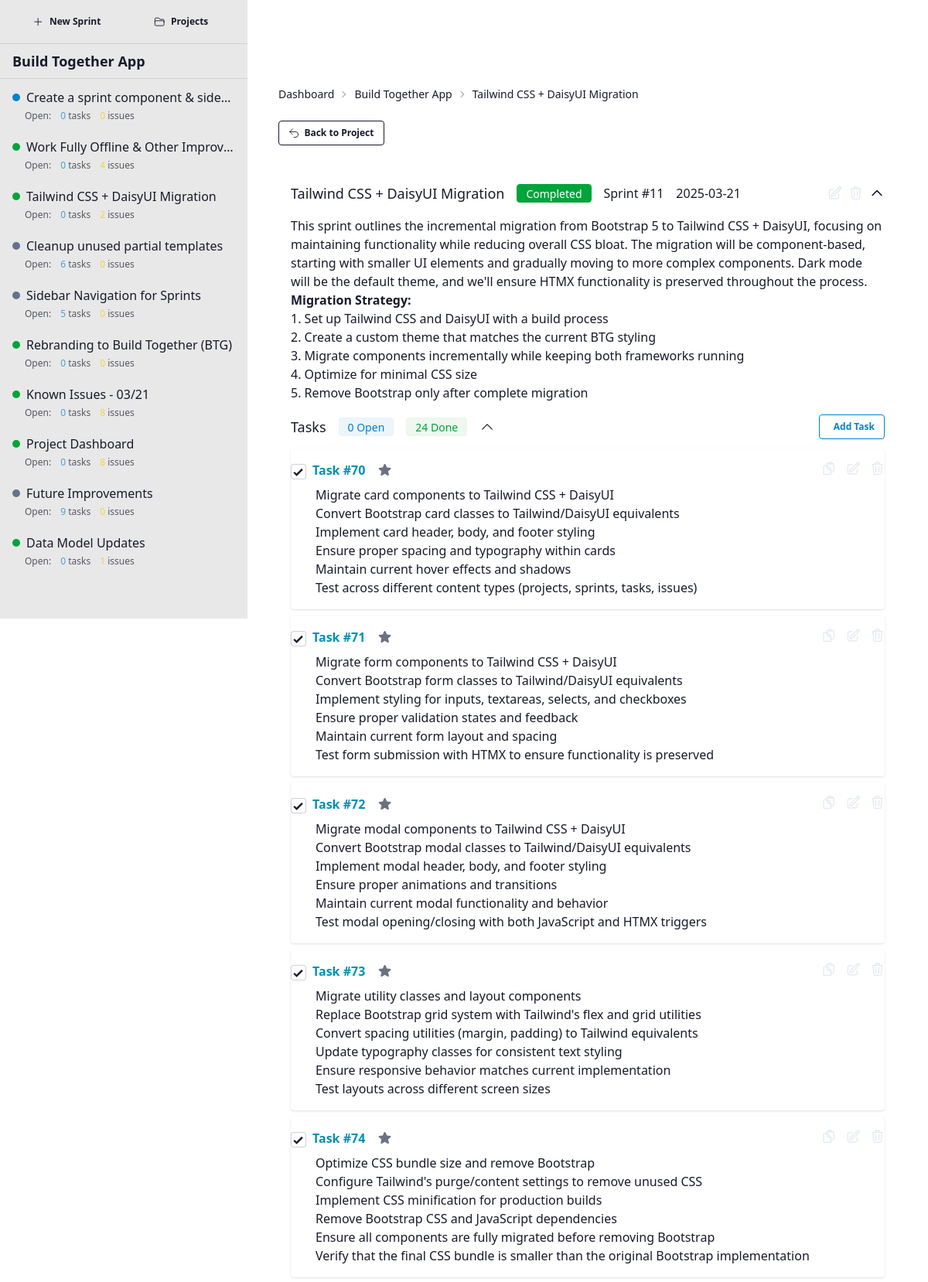
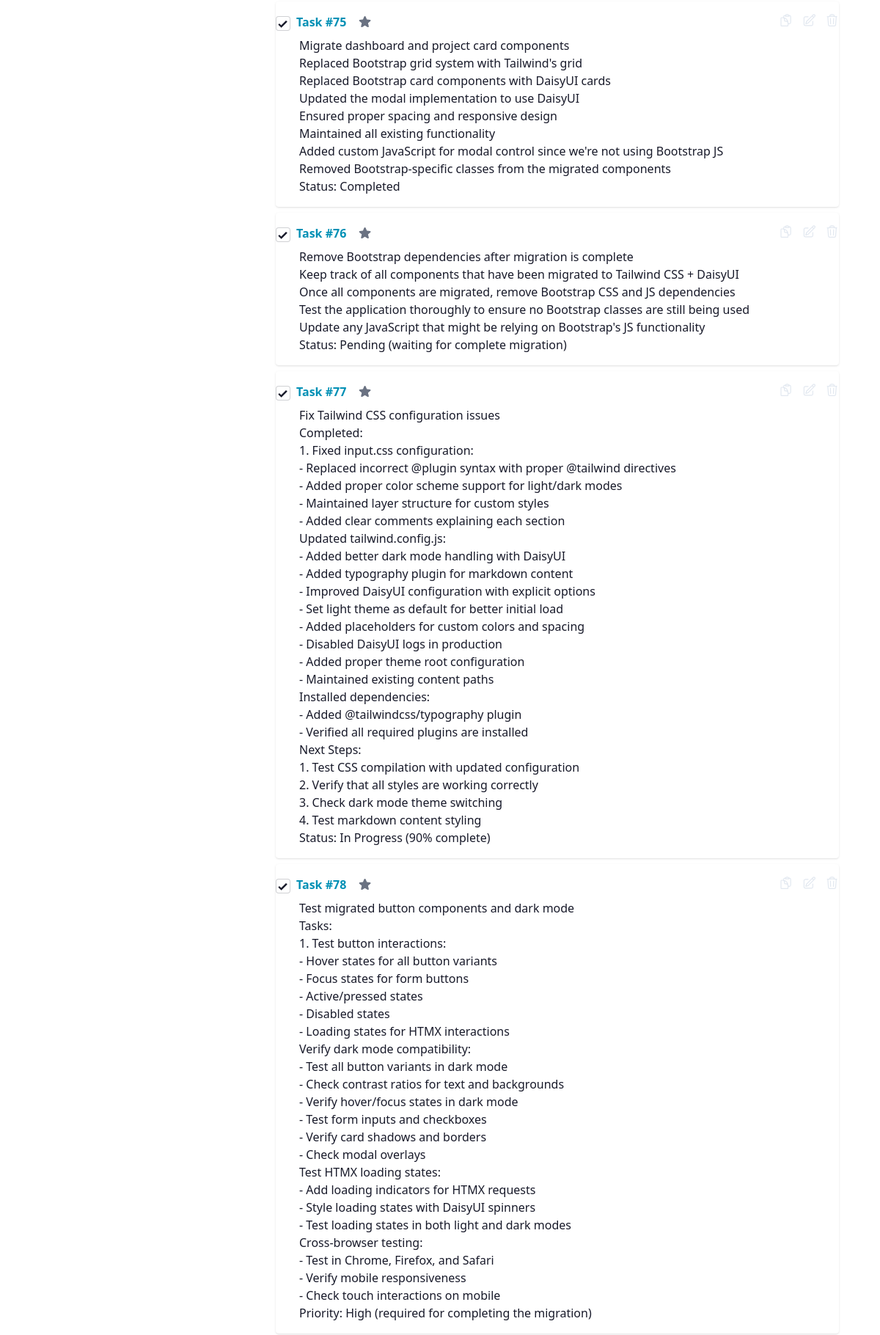
Page /project/2/sprint/11 (upper part) on the committed database (2 pictures, top to bottom).
### app/models/project.py (models this page shows, shortened)
class Project(db.Model):
    __tablename__ = 'projects'
    id = db.Column(db.Integer, primary_key=True)
    name = db.Column(db.String(100), nullable=False)
    description = db.Column(db.Text, nullable=True)
    requirements = db.Column(db.Text, nullable=True)
    implementation_details = db.Column(db.Text, nullable=True)
    created_at = db.Column(db.DateTime, default=datetime.utcnow)
    updated_at = db.Column(db.DateTime, default=datetime.utcnow, onupdate=datetime.utcnow)
    sprints = db.relationship('Sprint', backref='project', lazy='dynamic', cascade='all, delete-orphan')

### app/models/sprint.py (models this page shows, shortened)
class Sprint(db.Model):
    __tablename__ = 'sprints'
    STATUS_PLANNED = 'Planned'
    STATUS_ACTIVE = 'Active'
    STATUS_COMPLETED = 'Completed'
    VALID_STATUSES = [STATUS_PLANNED, STATUS_ACTIVE, STATUS_COMPLETED]
    id = db.Column(db.Integer, primary_key=True)
    name = db.Column(db.String(100), nullable=False)
    description = db.Column(db.Text, nullable=True)
    status = db.Column(db.String(20), default=STATUS_PLANNED)
    project_id = db.Column(db.Integer, db.ForeignKey('projects.id'), nullable=False)
    created_at = db.Column(db.DateTime, default=datetime.utcnow)
    updated_at = db.Column(db.DateTime, default=datetime.utcnow, onupdate=datetime.utcnow)
    tasks = db.relationship('Task', backref='sprint', lazy='dynamic', cascade='all, delete-orphan')
    issues = db.relationship('Issue', backref='sprint', lazy='dynamic', cascade='all, delete-orphan')
    def get_sorted_tasks(self):
        open_tasks = self.tasks.filter_by(completed=False).order_by(Task.created_at.asc()).all()
        closed_tasks = self.tasks.filter_by(completed=True).order_by(Task.created_at.asc()).all()
        return open_tasks + closed_tasks
    def get_sorted_issues(self):
        open_issues = self.issues.filter_by(completed=False).order_by(Issue.created_at.asc()).all()
        closed_issues = self.issues.filter_by(completed=True).order_by(Issue.created_at.asc()).all()
        return open_issues + closed_issues

### app/models/task.py (models this page shows, shortened)
class Task(db.Model):
    __tablename__ = 'tasks'
    id = db.Column(db.Integer, primary_key=True)
    details = db.Column(db.Text, nullable=False)
    completed = db.Column(db.Boolean, default=False)
    starred = db.Column(db.Boolean, default=False)  # New field to mark tasks as starred/important
    sprint_id = db.Column(db.Integer, db.ForeignKey('sprints.id'), nullable=False)
    created_at = db.Column(db.DateTime, default=datetime.utcnow)
    updated_at = db.Column(db.DateTime, default=datetime.utcnow, onupdate=datetime.utcnow)

### app/routes/main_routes.py (the view)
@main_bp.route('/project/<int:project_id>/sprint/<int:sprint_id>')
def sprint_detail(project_id, sprint_id):
    project = Project.query.get_or_404(project_id)
    sprint = Sprint.query.get_or_404(sprint_id)
    if sprint.project_id != project_id:
        return "Sprint not found in this project", 404
    return render_template('sprint_detail.html', project=project, sprint=sprint)

### app/templates/sprint_detail.html (shortened to what this page needs)
{% extends "base.html" %}
{% block sidebar %}
  {% include 'partials/sidebar.html' %}
{% endblock %}
{% block content %}
<div class="px-6 py-6">
    <div class="text-sm breadcrumbs mb-4">
        <ul>
            <li><a href="{{ url_for('main.index') }}">Dashboard</a></li>
            <li><a href="{{ url_for('main.project_detail', project_id=project.id) }}">{{ project.name }}</a></li>
            <li>{{ sprint.name }}</li>
        </ul>
    </div>
    <div class="mb-4">
        <a href="{{ url_for('main.project_detail', project_id=project.id) }}" class="btn btn-outline btn-sm">
            <svg xmlns="http://www.w3.org/2000/svg" fill="none" viewBox="0 0 24 24" stroke-width="1.5" stroke="currentColor" width="1.2em" height="1.2em">
                <path stroke-linecap="round" stroke-linejoin="round" d="M9 15 3 9m0 0 6-6M3 9h12a6 6 0 0 1 0 12h-3" />
            </svg>
            Back to Project
        </a>
    </div>
    <div id="sprintDetailContainer">
        {% include 'partials/sprint.html' %}
    </div>
</div>
{% endblock %}

### app/templates/partials/sprint.html (shortened to what this page needs)
<div class="pt-4">
    <div id="sprint-{{ sprint.id }}" class="sprint-container"
         x-data="{
            sprintOpen: true,
            tasksOpen: localStorage.getItem('sprint-{{ sprint.id }}-tasks') !== 'false',
            issuesOpen: localStorage.getItem('sprint-{{ sprint.id }}-issues') !== 'false',
            toggleTasks() {
                this.tasksOpen = !this.tasksOpen;
                localStorage.setItem('sprint-{{ sprint.id }}-tasks', this.tasksOpen);
            },
            toggleIssues() {
                this.issuesOpen = !this.issuesOpen;
                localStorage.setItem('sprint-{{ sprint.id }}-issues', this.issuesOpen);
            }
         }">
        <div class="card border-b border-base-300">
            <div class="card-header flex justify-between items-center p-4 cursor-pointer"
                 @click="sprintOpen = !sprintOpen">
                <div class="flex items-center">
                    <h4 class="text-lg font-medium">{{ sprint.name }}</h4></div>
                <div class="flex ml-4 gap-4">
                    <span class="badge {% if sprint.status == 'Active' %}badge-primary{% elif sprint.status == 'Completed' %}badge-success{% else %}badge-secondary{% endif %}">{{ sprint.status }}</span>
                    <span class="">Sprint #{{ sprint.id }}</span>
                    <span class="">{{ sprint.created_at.strftime('%Y-%m-%d') if sprint.created_at else '' }}</span>
                </div>
                <div class="sprint-actions flex items-center ml-auto gap-2">
                    <div class="text-slate-200 hover:text-slate-400 cursor-pointer flex items-center justify-center tooltip tooltip-top"
                          data-tip="Edit sprint"
                          hx-get="/htmx/sprints/{{ sprint.id }}/edit"
                          hx-target="#sprint-edit-form-container-{{ sprint.id }}"
                          hx-swap="innerHTML"
                          hx-trigger="click"
                          @click.stop="sprintOpen = true">
                    </div>
                    <div class="text-slate-200 hover:text-error cursor-pointer flex items-center justify-center tooltip tooltip-top"
                          data-tip="Delete sprint"
                          hx-confirm="Are you sure you want to delete this sprint? This will also delete all tasks and issues in this sprint."
                          hx-delete="/htmx/sprints/{{ sprint.id }}/delete"
                          hx-target="#projectsContainer"
                          hx-swap="innerHTML"
                          hx-preserve="true"
                          @click.stop>
                    </div>
                    <svg class="h-5 w-5" :class="sprintOpen ? 'rotate-180' : ''" xmlns="http://www.w3.org/2000/svg" fill="none" viewBox="0 0 24 24" stroke="currentColor">
                        <path stroke-linecap="round" stroke-linejoin="round" stroke-width="2" d="M19 9l-7 7-7-7" />
                    </svg>
                </div>
            </div>
            <div x-show="sprintOpen" x-transition class="px-4">
                <div class="markdown">{{ sprint.description|markdown or 'No description provided.' }}</div>
                <div class="py-4">
                    <div class="flex items-center mb-3 cursor-pointer"
                         @click="toggleTasks()">
                        <h3 class="text-lg font-medium mb-0">Tasks</h3>
                        <div class="flex gap-4 ml-4">
                            <span class="badge badge-soft badge-primary">{{ sprint.tasks.count() - sprint.tasks.filter_by(completed=True).count() }} Open</span>
                            <span class="badge badge-soft badge-success">{{ sprint.tasks.filter_by(completed=True).count() }} Done</span>
                        </div>
                        <div class="flex">
                            <svg xmlns="http://www.w3.org/2000/svg" fill="none" viewBox="0 0 24 24" stroke-width="1.5" stroke="currentColor" class="size-5 ml-4" :class="tasksOpen ? 'rotate-180' : ''">
                                <path stroke-linecap="round" stroke-linejoin="round" d="m19.5 8.25-7.5 7.5-7.5-7.5" />
                            </svg>
                        </div>
                        <div class="ml-auto">
                            <button class="btn btn-sm btn-outline btn-primary"
                                    hx-get="/htmx/tasks/form/{{ sprint.id }}"
                                    hx-target="#task-form-container-{{ sprint.id }}"
                                    hx-swap="innerHTML"
                                    @click.stop>
                                 Add Task
                            </button>
                        </div>
                    </div>
                    <div x-show="tasksOpen" x-transition>
                        <div id="sprint-tasks-{{ sprint.id }}" class="space-y-2">
                            {% if sprint.tasks.all() %}
                                {% for task in sprint.get_sorted_tasks() %}
                                    {% include 'partials/task_item.html' %}
                                {% endfor %}
                            {% else %}
                                <div class="text-center p-4 bg-base-200 rounded-lg">
                                    <p class="text-base-content/70">No tasks yet.</p>
                                </div>
                            {% endif %}
                        </div>
                    </div>
                </div>
            </div>
        </div>
    </div>
</div>

### app/templates/partials/task_item.html (shortened to what this page needs)
<div class="card bg-base-100 shadow-sm py-4" id="task-{{ task.id }}" data-task-id="{{ task.id }}">
    <div class="flex justify-between items-start mb-2">
        <div class="flex items-center gap-2">
            <div class="form-control">
                <input type="checkbox"
                class="checkbox checkbox-sm"
                id="task-checkbox-{{ task.id }}"
                {{ 'checked' if task.completed else '' }}
                hx-post="/htmx/tasks/{{ task.id }}/toggle"
                hx-target="#projectsContainer"
                hx-swap="innerHTML"
                hx-preserve="true"
                name="completed"></div>
            <span class="text-info font-semibold">Task #{{ task.id }}</span>
            <div class="cursor-pointer ml-2 text-gray-500 tooltip tooltip-bottom"
                    data-tip="Toggle starred status"
                    hx-put="/htmx/tasks/{{ task.id }}/star"
                    hx-target="#projectsContainer"
                    hx-swap="innerHTML"
                    hx-preserve="true">
                    <svg xmlns="http://www.w3.org/2000/svg" viewBox="0 0 24 24" fill="currentColor" class="{{ 'text-warning' if task.starred }}" width="1.2em" height="1.2em" >
                        <path fill-rule="evenodd" d="M10.788 3.21c.448-1.077 1.976-1.077 2.424 0l2.082 5.006 5.404.434c1.164.093 1.636 1.545.749 2.305l-4.117 3.527 1.257 5.273c.271 1.136-.964 2.033-1.96 1.425L12 18.354 7.373 21.18c-.996.608-2.231-.29-1.96-1.425l1.257-5.273-4.117-3.527c-.887-.76-.415-2.212.749-2.305l5.404-.434 2.082-5.005Z" clip-rule="evenodd" />
                    </svg>
            </div>
        </div>
        <div class="task-actions flex items-center gap-3">
            <div class="text-slate-200 hover:text-slate-400 cursor-pointer tooltip tooltip-top"
                 data-tip="Copy task ID"
                 x-data="{
                    copyId: function() {
                        const text = 'project-{{ task.sprint.project.id }}.sprint-{{ task.sprint.id }}.task-{{ task.id }}';
                        navigator.clipboard.writeText(text);
                        this.showTooltip = true;
                        setTimeout(() => this.showTooltip = false, 1000);
                    },
                    showTooltip: false
                 }">
                <div class="relative" x-on:click="copyId">
                </div>
            </div>
            <div class="text-slate-200 hover:text-slate-400 cursor-pointer flex items-center justify-center tooltip tooltip-top"
                    data-tip="Edit task"
                    hx-get="/htmx/tasks/{{ task.id }}/edit"
                    hx-target="#task-{{ task.id }}"
                    hx-swap="outerHTML">
            </div>
            <div class="text-slate-200 hover:text-error cursor-pointer flex items-center justify-center tooltip tooltip-top"
                    data-tip="Delete task"
                    hx-delete="/htmx/tasks/{{ task.id }}/delete"
                    hx-target="#projectsContainer"
                    hx-swap="innerHTML"
                    hx-confirm="Are you sure you want to delete this task?">
            </div>
        </div>
    </div>
    <div class="form-control">
        <div class="flex items-center cursor-pointer">
            <div class="ml-8 hover:text-white {{ 'text-white/40' if task.completed else 'text-white/80' }} markdown">{{ task.details|markdown }}</div>
        </div>
    </div>
</div>

### app/templates/partials/sidebar.html (shortened to what this page needs)
<div class="bg-base-200 min-h-full w-80 text-base-content overflow-y-auto flex flex-col">
    <div class="px-4 py-3 border-b border-base-300">
        <div class="flex gap-2">
            <button class="btn btn-ghost btn-sm flex-1 justify-center gap-2 text-base-content hover:bg-base-300 transition-colors duration-200"
                    hx-get="/htmx/sprints/form?project_id={{ project.id }}"
                    hx-target="#sprint-form-container"
                    hx-swap="innerHTML">
                <svg xmlns="http://www.w3.org/2000/svg" fill="none" viewBox="0 0 24 24" stroke-width="1.5" stroke="currentColor" width="1.2em" height="1.2em">
                    <path stroke-linecap="round" stroke-linejoin="round" d="M12 4.5v15m7.5-7.5h-15" />
                </svg>
                New Sprint
            </button>
            <a href="{{ url_for('main.index') }}" class="btn btn-ghost btn-sm flex-1 justify-center gap-2 text-base-content hover:bg-base-300 transition-colors duration-200">
                Projects
            </a>
        </div>
    </div>
    <div class="px-4 py-2 border-b border-base-300">
        <h2 class="font-semibold text-lg truncate">{{ project.name }}</h2>
    </div>
    <div class="p-1 overflow-y-auto flex-grow">
        {% if project.sprints %}
            {% for sprint in project.sprints|sort(attribute='created_at', reverse=True) %}
                <a href="{{ url_for('main.sprint_detail', project_id=project.id, sprint_id=sprint.id) }}"
                   class="flex flex-col w-full px-3 py-2 rounded-lg mb-1 hover:bg-base-300 transition-colors duration-200 {% if current_sprint_id == sprint.id %}bg-base-300 font-medium{% endif %}">
                    <div class="flex items-center gap-2 w-full">
                        <div class="flex-shrink-0 w-2.5 h-2.5 rounded-full {% if sprint.status == 'Active' %}bg-primary{% elif sprint.status == 'Completed' %}bg-success{% else %}bg-secondary{% endif %}"></div>
                        <span class="text-base flex-grow truncate">{{ sprint.name }}</span>
                    </div>
                    <div class="flex gap-3 pl-4 mt-1 text-xs opacity-70">
                        <span>Open:</span>
                        <span><span class="text-primary font-medium">{{ sprint.tasks.count() - sprint.tasks.filter_by(completed=True).count() if sprint.tasks is defined else 0 }}</span> tasks</span>
                        <span><span class="text-warning font-medium">{{ sprint.issues.count() if sprint.issues is defined else 0 }}</span> issues</span>
                    </div>
                </a>
            {% endfor %}
        {% else %}
            <div class="flex flex-col items-center justify-center h-32 text-center opacity-60">
                <p class="text-sm">No sprints yet</p>
                <p class="text-xs mt-2">Create a new sprint to get started</p>
            </div>
        {% endif %}
    </div>
</div>

### rows in the picture
Project: name "Build Together App"
Sprint: name "Tailwind CSS + DaisyUI Migration", status "Completed", id "11", created_at "2025-03-21", description "This sprint outlines the incremental migration from Bootstrap 5 to Tailwind CSS + DaisyUI, focusing on maintaining functionality while reducing overall CSS bloat. The migration will be component-based, starting with smaller UI elements and gradually moving to more complex components. Dark mode will be the default theme, and we'll ensure HTMX functionality is preserved throughout the process. Migration Strategy: 1. Set up Tailwind CSS and DaisyUI with a build process 2. Create a custom theme that matches the current BTG styling 3. Migrate components incrementally while keeping both frameworks running 4. Optimize for minimal CSS size 5. Remove Bootstrap only after complete migration", tasks.count "0", issues "2"
Task: id "70", starred False (drawn), details "Migrate card components to Tailwind CSS + DaisyUI Convert Bootstrap card classes to Tailwind/DaisyUI equivalents Implement card header, body, and footer styling Ensure proper spacing and typography within cards Maintain current hover effects and shadows Test across different content types (projects, sprints, tasks, issues)"
Task: id "71", starred False (drawn), details "Migrate form components to Tailwind CSS + DaisyUI Convert Bootstrap form classes to Tailwind/DaisyUI equivalents Implement styling for inputs, textareas, selects, and checkboxes Ensure proper validation states and feedback Maintain current form layout and spacing Test form submission with HTMX to ensure functionality is preserved"
Task: id "72", starred False (drawn), details "Migrate modal components to Tailwind CSS + DaisyUI Convert Bootstrap modal classes to Tailwind/DaisyUI equivalents Implement modal header, body, and footer styling Ensure proper animations and transitions Maintain current modal functionality and behavior Test modal opening/closing with both JavaScript and HTMX triggers"
Task: id "73", starred False (drawn), details "Migrate utility classes and layout components Replace Bootstrap grid system with Tailwind's flex and grid utilities Convert spacing utilities (margin, padding) to Tailwind equivalents Update typography classes for consistent text styling Ensure responsive behavior matches current implementation Test layouts across different screen sizes"
Task: id "74", starred False (drawn), details "Optimize CSS bundle size and remove Bootstrap Configure Tailwind's purge/content settings to remove unused CSS Implement CSS minification for production builds Remove Bootstrap CSS and JavaScript dependencies Ensure all components are fully migrated before removing Bootstrap Verify that the final CSS bundle is smaller than the original Bootstrap implementation"
Task: id "75", starred False (drawn), details "Migrate dashboard and project card components Replaced Bootstrap grid system with Tailwind's grid Replaced Bootstrap card components with DaisyUI cards Updated the modal implementation to use DaisyUI Ensured proper spacing and responsive design Maintained all existing functionality Added custom JavaScript for modal control since we're not using Bootstrap JS Removed Bootstrap-specific classes from the migrated components Status: Completed"
Task: id "76", starred False (drawn), details "Remove Bootstrap dependencies after migration is complete Keep track of all components that have been migrated to Tailwind CSS + DaisyUI Once all components are migrated, remove Bootstrap CSS and JS dependencies Test the application thoroughly to ensure no Bootstrap classes are still being used Update any JavaScript that might be relying on Bootstrap's JS functionality Status: Pending (waiting for complete migration)"
Task: id "77", starred False (drawn), details "Fix Tailwind CSS configuration issues Completed: 1. Fixed input.css configuration: - Replaced incorrect @plugin syntax with proper @tailwind directives - Added proper color scheme support for light/dark modes - Maintained layer structure for custom styles - Added clear comments explaining each section Updated tailwind.config.js: - Added better dark mode handling with DaisyUI - Added typography plugin for markdown content - Improved DaisyUI configuration with explicit options - Set light theme as default for better initial load - Added placeholders for custom colors and spacing - Disabled DaisyUI logs in production - Added proper theme root configuration - Maintained existing content paths…"
Task: id "78", starred False (drawn), details "Test migrated button components and dark mode Tasks: 1. Test button interactions: - Hover states for all button variants - Focus states for form buttons - Active/pressed states - Disabled states - Loading states for HTMX interactions Verify dark mode compatibility: - Test all button variants in dark mode - Check contrast ratios for text and backgrounds - Verify hover/focus states in dark mode - Test form inputs and checkboxes - Verify card shadows and borders - Check modal overlays Test HTMX loading states: - Add loading indicators for HTMX requests - Style loading states with DaisyUI spinners - Test loading states in both light and dark modes Cross-browser testing: - Test in Chrome,…"
Sprint: name "Create a sprint component & side…", tasks.count "0", issues "0"
Sprint: name "Work Fully Offline & Other Improv…", tasks.count "0", issues "4"
Sprint: name "Cleanup unused partial templates", tasks.count "6", issues "0"
Sprint: name "Sidebar Navigation for Sprints", tasks.count "5", issues "0"
Sprint: name "Rebranding to Build Together (BTG)", tasks.count "0", issues "0"
Sprint: name "Known Issues - 03/21", tasks.count "0", issues "8"
Sprint: name "Project Dashboard", tasks.count "0", issues "8"
Sprint: name "Future Improvements", tasks.count "9", issues "0"
Sprint: name "Data Model Updates", tasks.count "0", issues "1"

### other values in the picture
{{ sprint.tasks.count() - sprint.tasks.filter_by(completed=True).count() }} "0"
{{ sprint.tasks.filter_by(completed=True).count() }} "24"
